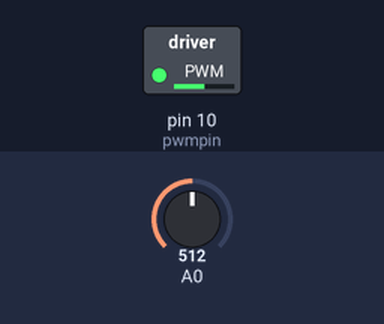
The sketch below on a simulated Arduino Uno, built with avr-gcc and run on an emulated ATmega328P. Parts: switched loads named in the sketch (green lamp = pin HIGH). Inputs (shaded band) come from the test bench; at power-on: A0 = 512.

Above: at 1.2 s.
1.3 s: A0 set to 716
At 2.5 s:
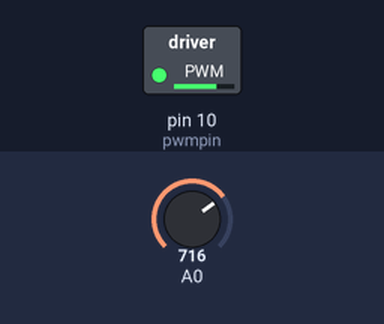
2.8 s: A0 set to 900
At 4.0 s:
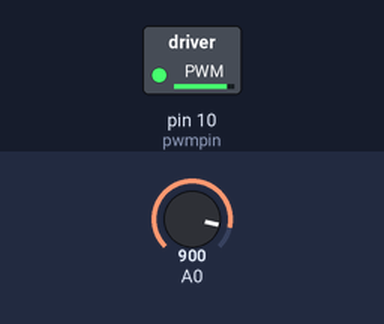
4.3 s: A0 set to 122
At 5.1 s:
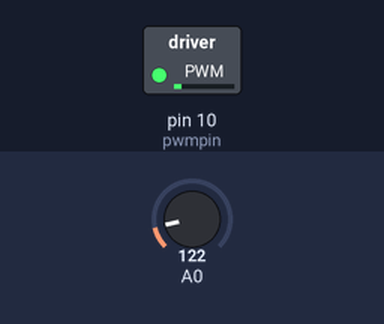
5.8 s: A0 set to 0
At 6.1 s:
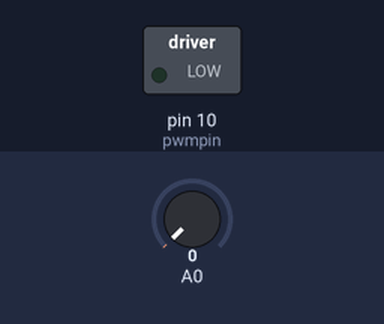
Timing chart, 0 to 8.3 s (numbered marks = the images above; inputs shaded):
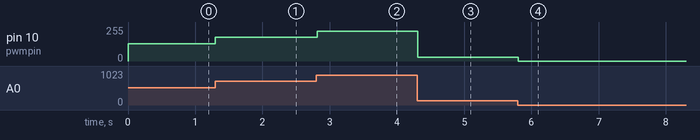

The sketch:

DCmotor_VR_drive.ino
```cpp
int pwmpin = 10;
int val = 0;
void setup(){
  pinMode(pwmpin,OUTPUT);
}

void loop(){
  val = analogRead(A0) / 4;
  //analogWrite(pwmpin,0);
  analogWrite(pwmpin,val);
  delay(15);
}
```

Measured:
- after the input at 1.3 s, pin 10 (pwmpin): 128/255 → 179/255 at once
- after the input at 2.8 s, pin 10 (pwmpin): 179/255 → 225/255 at once
- after the input at 4.3 s, pin 10 (pwmpin): 225/255 → 30/255 at once
- after the input at 5.8 s, pin 10 (pwmpin): 30/255 → 0/255 at once
